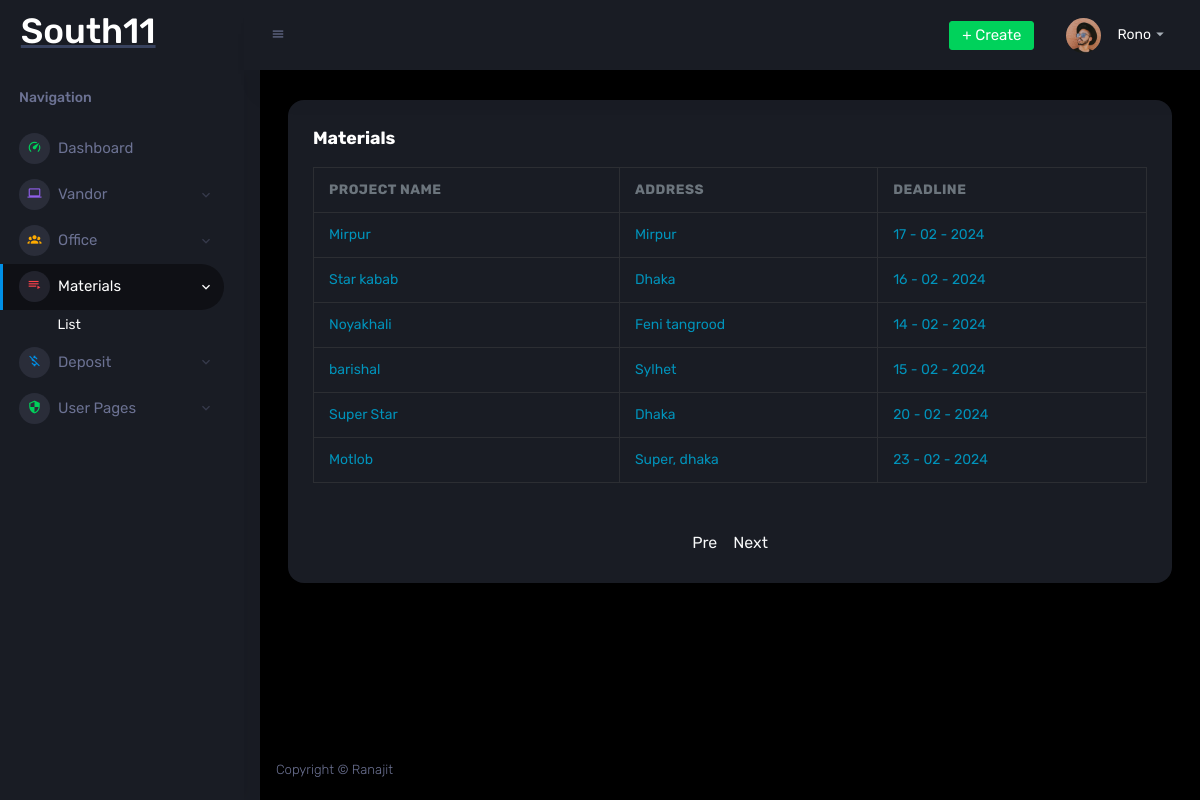
Screenshot of /materials_view.php (signed in) with the database file from the repository.
### tables this page shows
CREATE TABLE `dev_tool` (
  `id` int(11) NOT NULL AUTO_INCREMENT,
  `big_title` varchar(12) NOT NULL,
  `mini_title` varchar(1) NOT NULL,
  PRIMARY KEY (`id`)
);

CREATE TABLE `project` (
  `id` int(11) NOT NULL AUTO_INCREMENT,
  `project_name` varchar(30) NOT NULL,
  `address` varchar(100) NOT NULL,
  `starting_date` date NOT NULL,
  PRIMARY KEY (`id`)
);

### materials_view.php (the view, shortened to what this page needs)
<?php
	if(isset($_SESSION["user_role"]) && $_SESSION["user_role"] == 'root_admin'){
    include "inc/top.php";
?>
  </head>
  <body>
    <div class="container-scroller">
      <?php
        include "inc/sidebar.php";
      ?>
      <div class="container-fluid page-body-wrapper">
        <?php
            include "inc/navbar.php";
        ?>
        <div class="main-panel">
			<div class="content-wrapper">
				<div class="col-lg-12 grid-margin stretch-card">
					<div class="card">
						<div class="card-body">
							<h4 class="card-title">Materials</h4>
							<div class="table-responsive">
								<table class="table table-bordered">
									<thead>
										<tr>
											<th> Project name </th>
											<th> Address </th>
											<th> Deadline </th>
										</tr>
									</thead>
									<tbody>
										<?php
											include_once 'db/db.php';
											if(isset($_GET["value"])){
												$a = $_GET["value"];
												$page_value = ($a - 1) * 10;
												$incri = $a+1;
												$decri = $a-1;
											}else{
												$page_value = 0;
												$incri = 2;
												$decri = 0;
											}
											$count_sql = "SELECT * FROM office_cost";
											$count_query = mysqli_query($conn, $count_sql);
											$count_row = mysqli_num_rows($count_query);
											$res = ($count_row / 10)+1;
												$view_project = "SELECT *, DATE_FORMAT(starting_date, '%d - %m - %Y') AS oroject_date FROM project LIMIT 10 OFFSET $page_value;	";
												$view_project_query = mysqli_query($conn, $view_project);
												while($row = mysqli_fetch_assoc($view_project_query)){
										?>
										<tr>
											<td><a class="text-decoration-none" style="color:#0094BC;" href="materials_view_individual.php?project_id=<?php echo $row['id']; ?>"> <?php echo $row["project_name"]; ?> </a></td>
											<td> <span style="color:#0094BC;"> <?php echo $row["address"]; ?> </span></td>
											<td> <span style="color:#0094BC;"> <?php echo $row["oroject_date"]; ?></span> </td>
										</tr>
										<?php } ?>
									</tbody>
								</table>
								<div class="text-center pt-5">
										<?php
											if(!isset($_GET["office_edit"])){
												if($decri==0){
													echo "<span class='text-light m-2'>Pre</span>";
												}else{
													echo "<a href='materials_view.php?value=$decri' class='text-decoration-none text-success m-2'> Pre </a>";
												}
												if($incri>$res){
													echo "<span class='text-light m-2'>Next</span>";
												}else{
														echo "<a href='materials_view.php?value=$incri' class='text-decoration-none text-danger m-2'> Next </a>";
												}
											}
										?>
									</div>
							</div>
						</div>
					</div>
				</div>
			</div>
            <?php
                include "inc/footer.php";
            ?>
        </div>
      </div>
    </div>
    <?php
    include "inc/bottom.php";
	}else{
		header("location: index.php");
	}
    ?>

### inc/sidebar.php (shortened to what this page needs)
<nav class="sidebar sidebar-offcanvas" id="sidebar">
        <div class="sidebar-brand-wrapper d-none d-lg-flex align-items-center justify-content-center fixed-top">
          	<a class="sidebar-brand brand-logo" href="dashboard.php">
          	<h1 class="text-white">
				<?php
					include_once __DIR__ . '/../db/db.php';
					$u_sql = "SELECT * FROM dev_tool";
					$u_query = mysqli_query($conn, $u_sql);
					if($row=mysqli_fetch_assoc($u_query)){
						echo $row["big_title"];
					}
				?>
			</h1>
          	</a>
        </div>
		<?php
		if(isset($_SESSION["user_role"]) && $_SESSION["user_role"] == 'root_admin'){
    	?>
        <ul class="nav">
        	<li class="nav-item nav-category">
        		<span class="nav-link">Navigation</span>
        	</li>
        	<li class="nav-item menu-items">
				<a class="nav-link" href="dashboard.php">
					<span class="menu-icon">
						<i class="mdi mdi-speedometer"></i>
					</span>
					<span class="menu-title">Dashboard</span>
				</a>
        	</li>
         	<li class="nav-item menu-items">
				<a class="nav-link" data-bs-toggle="collapse" href="#ui-basic" aria-expanded="false" aria-controls="ui-basic">
					<span class="menu-icon">
						<i class="mdi mdi-laptop"></i>
					</span>
					<span class="menu-title">Vandor</span>
					<i class="menu-arrow"></i>
				</a>
          	</li>
			<li class="nav-item menu-items">
				<a class="nav-link" data-bs-toggle="collapse" href="#ui-vandor" aria-expanded="false" aria-controls="ui-vandor">
					<span class="menu-icon">
						<i class="mdi mdi-account-group"></i>
					</span>
					<span class="menu-title">Office</span>
					<i class="menu-arrow"></i>
				</a>
          	</li>
			<li class="nav-item menu-items">
				<a class="nav-link" data-bs-toggle="collapse" href="#ui-basic2" aria-expanded="false" aria-controls="ui-basic2">
					<span class="menu-icon">
						<i class="mdi mdi-playlist-play"></i>
					</span>
					<span class="menu-title">Materials</span>
					<i class="menu-arrow"></i>
				</a>
				<div class="collapse" id="ui-basic2">
					<ul class="nav flex-column sub-menu">
						<li class="nav-item"> <a class="nav-link" href="materials_view.php">List</a></li>
					</ul>
				</div>
          	</li>
			  <li class="nav-item menu-items">
				<a class="nav-link" data-bs-toggle="collapse" href="#ui-basic3" aria-expanded="false" aria-controls="ui-basic3">
					<span class="menu-icon">
					<i class="mdi mdi-currency-usd-off"></i>
					</span>
					<span class="menu-title">Deposit</span>
					<i class="menu-arrow"></i>
				</a>
          	</li>
          <li class="nav-item menu-items">
            <a class="nav-link" data-bs-toggle="collapse" href="#auth" aria-expanded="false" aria-controls="auth">
              <span class="menu-icon">
                <i class="mdi mdi-security"></i>
              </span>
              <span class="menu-title">User Pages</span>
              <i class="menu-arrow"></i>
            </a>
          </li>
        </ul>
		<?php
		}
    	?>
    </nav>

### mycustom.css (style rules this page uses)
.sidebar { position: fixed !important; top: 70px !important; left: 0; height: calc(100vh - 70px) !important; overflow-y: auto; overflow-x: hidden; z-index: 1000; transition: all 0.3s ease; }
.page-body-wrapper { margin-left: 260px; transition: margin-left 0.3s ease; }
.sidebar { box-shadow: 4px 0 15px rgba(0, 0, 0, 0.08); }
.sidebar { scroll-behavior: smooth; }

### dashboard_styles.css (style rules this page uses)
.card { border: none; border-radius: 16px; box-shadow: 0 2px 12px rgba(0, 0, 0, 0.06); }
.card-title { font-weight: 700; font-size: 1.1rem; }
.table { margin-bottom: 0; }
.table thead th { font-weight: 600; color: #6c757d; font-size: 0.85rem; text-transform: uppercase; letter-spacing: 0.5px; }
.table tbody tr { transition: all 0.2s ease; }
.stats-card, .mini-stats-card, .card { animation: fadeInUp 0.5s ease-out; }

### rows the page displays
dev_tool: big_title "South11"
project: project_name "Mirpur", address "Mirpur", oroject_date "17 - 02 - 2024"
project: project_name "Star kabab", address "Dhaka", oroject_date "16 - 02 - 2024"
project: project_name "Noyakhali", address "Feni tangrood", oroject_date "14 - 02 - 2024"
project: project_name "barishal", address "Sylhet", oroject_date "15 - 02 - 2024"
project: project_name "Super Star", address "Dhaka", oroject_date "20 - 02 - 2024"
project: project_name "Motlob", address "Super, dhaka", oroject_date "23 - 02 - 2024"

### other values shown
$_SESSION["user_name"] "Rono"
